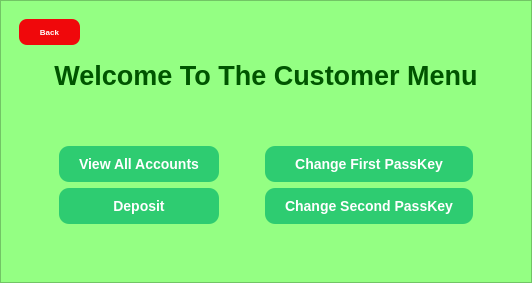
      <widget class="QWidget" name="page_1">
       <layout class="QGridLayout" name="gridLayout_6">
        <property name="leftMargin">
         <number>0</number>
        </property>
        <property name="topMargin">
         <number>0</number>
        </property>
        <property name="rightMargin">
         <number>0</number>
        </property>
        <property name="bottomMargin">
         <number>0</number>
        </property>
        <item row="0" column="0">
         <widget class="QFrame" name="frame_4">
          <property name="styleSheet">
           <string notr="true">background-color: rgb(148, 255, 131);</string>
          </property>
          <property name="frameShape">
           <enum>QFrame::Shape::StyledPanel</enum>
          </property>
          <property name="frameShadow">
           <enum>QFrame::Shadow::Raised</enum>
          </property>
          <layout class="QVBoxLayout" name="verticalLayout_4">
           <item>
            <widget class="QWidget" name="widget_10" native="true">
             <layout class="QHBoxLayout" name="horizontalLayout_8">
              <item>
               <widget class="QPushButton" name="backBtn_3">
                <property name="cursor">
                 <cursorShape>PointingHandCursor</cursorShape>
                </property>
                <property name="styleSheet">
                 <string notr="true">QPushButton {
    
	background-color: rgb(240, 8, 11);
    color: white;
    border: none;
    border-radius: 8px;
    padding: 8px 20px;
    font-size: 8px;
	
    font-weight: bold;
}

QPushButton:hover {
    background-color: rgb(220, 8, 11);
}

QPushButton:pressed {
    background-color: rgb(250, 8, 11);
}
</string>
                </property>
                <property name="text">
                 <string>Back</string>
                </property>
               </widget>
              </item>
              <item>
               <spacer name="horizontalSpacer_22">
                <property name="orientation">
                 <enum>Qt::Orientation::Horizontal</enum>
                </property>
                <property name="sizeHint" stdset="0">
                 <size>
                  <width>40</width>
                  <height>20</height>
                 </size>
                </property>
               </spacer>
              </item>
             </layout>
            </widget>
           </item>
           <item>
            <widget class="QLabel" name="label">
             <property name="styleSheet">
              <string notr="true">font-size: 20pt;
font-weight: bold;

color: rgb(0, 85, 0);</string>
             </property>
             <property name="text">
              <string>Welcome To The Customer Menu</string>
             </property>
             <property name="alignment">
              <set>Qt::AlignmentFlag::AlignHCenter|Qt::AlignmentFlag::AlignTop</set>
             </property>
            </widget>
           </item>
           <item>
            <spacer name="verticalSpacer_9">
             <property name="orientation">
              <enum>Qt::Orientation::Vertical</enum>
             </property>
             <property name="sizeHint" stdset="0">
              <size>
               <width>20</width>
               <height>40</height>
              </size>
             </property>
            </spacer>
           </item>
           <item>
            <widget class="QWidget" name="widget_9" native="true">
             <layout class="QGridLayout" name="gridLayout_7">
              <item row="0" column="1">
               <widget class="QPushButton" name="viewAccountsBtn">
                <property name="cursor">
                 <cursorShape>PointingHandCursor</cursorShape>
                </property>
                <property name="styleSheet">
                 <string notr="true">QPushButton {
    background-color: #2ecc71;       /* Green with good contrast */
    color: white;                    /* Visible text */
    border: none;
    padding: 10px 20px;
    border-radius: 10px;
    font-size: 14px;
    font-weight: bold;
}

QPushButton:hover {
    background-color: #27ae60;       /* Darker green on hover */
}

QPushButton:pressed {
    background-color: #1e8449;       /* Even darker on press */
}
</string>
                </property>
                <property name="text">
                 <string>View All Accounts</string>
                </property>
               </widget>
              </item>
              <item row="0" column="0">
               <spacer name="horizontalSpacer_17">
                <property name="orientation">
                 <enum>Qt::Orientation::Horizontal</enum>
                </property>
                <property name="sizeHint" stdset="0">
                 <size>
                  <width>40</width>
                  <height>20</height>
                 </size>
                </property>
               </spacer>
              </item>
              <item row="1" column="3">
               <widget class="QPushButton" name="secondPassBtn">
                <property name="cursor">
                 <cursorShape>PointingHandCursor</cursorShape>
                </property>
                <property name="styleSheet">
                 <string notr="true">QPushButton {
    background-color: #2ecc71;       /* Green with good contrast */
    color: white;                    /* Visible text */
    border: none;
    padding: 10px 20px;
    border-radius: 10px;
    font-size: 14px;
    font-weight: bold;
}

QPushButton:hover {
    background-color: #27ae60;       /* Darker green on hover */
}

QPushButton:pressed {
    background-color: #1e8449;       /* Even darker on press */
}
</string>
                </property>
                <property name="text">
                 <string>Change Second PassKey</string>
                </property>
               </widget>
              </item>
              <item row="0" column="3">
               <widget class="QPushButton" name="firstPassBtn">
                <property name="cursor">
                 <cursorShape>PointingHandCursor</cursorShape>
                </property>
                <property name="styleSheet">
                 <string notr="true">QPushButton {
    background-color: #2ecc71;       /* Green with good contrast */
    color: white;                    /* Visible text */
    border: none;
    padding: 10px 20px;
    border-radius: 10px;
    font-size: 14px;
    font-weight: bold;
}

QPushButton:hover {
    background-color: #27ae60;       /* Darker green on hover */
}

QPushButton:pressed {
    background-color: #1e8449;       /* Even darker on press */
}
</string>
                </property>
                <property name="text">
                 <string>Change First PassKey</string>
                </property>
               </widget>
              </item>
              <item row="1" column="1">
               <widget class="QPushButton" name="depositBtn">
                <property name="cursor">
                 <cursorShape>PointingHandCursor</cursorShape>
                </property>
                <property name="styleSheet">
                 <string notr="true">QPushButton {
    background-color: #2ecc71;       /* Green with good contrast */
    color: white;                    /* Visible text */
    border: none;
    padding: 10px 20px;
    border-radius: 10px;
    font-size: 14px;
    font-weight: bold;
}

QPushButton:hover {
    background-color: #27ae60;       /* Darker green on hover */
}

QPushButton:pressed {
    background-color: #1e8449;       /* Even darker on press */
}
</string>
                </property>
                <property name="text">
                 <string>Deposit</string>
                </property>
               </widget>
              </item>
              <item row="0" column="2">
               <spacer name="horizontalSpacer_16">
                <property name="orientation">
                 <enum>Qt::Orientation::Horizontal</enum>
                </property>
                <property name="sizeHint" stdset="0">
                 <size>
                  <width>40</width>
                  <height>20</height>
                 </size>
                </property>
               </spacer>
              </item>
              <item row="0" column="4">
               <spacer name="horizontalSpacer_18">
                <property name="orientation">
                 <enum>Qt::Orientation::Horizontal</enum>
                </property>
                <property name="sizeHint" stdset="0">
                 <size>
                  <width>40</width>
                  <height>20</height>
                 </size>
                </property>
               </spacer>
              </item>
              <item row="1" column="0">
               <spacer name="horizontalSpacer_19">
                <property name="orientation">
                 <enum>Qt::Orientation::Horizontal</enum>
                </property>
                <property name="sizeHint" stdset="0">
                 <size>
                  <width>40</width>
                  <height>20</height>
                 </size>
                </property>
               </spacer>
              </item>
              <item row="1" column="2">
               <spacer name="horizontalSpacer_20">
                <property name="orientation">
                 <enum>Qt::Orientation::Horizontal</enum>
                </property>
                <property name="sizeHint" stdset="0">
                 <size>
                  <width>40</width>
                  <height>20</height>
                 </size>
                </property>
               </spacer>
              </item>
              <item row="1" column="4">
               <spacer name="horizontalSpacer_21">
                <property name="orientation">
                 <enum>Qt::Orientation::Horizontal</enum>
                </property>
                <property name="sizeHint" stdset="0">
                 <size>
                  <width>40</width>
                  <height>20</height>
                 </size>
                </property>
               </spacer>
              </item>
             </layout>
            </widget>
           </item>
           <item>
            <spacer name="verticalSpacer_8">
             <property name="orientation">
              <enum>Qt::Orientation::Vertical</enum>
             </property>
             <property name="sizeHint" stdset="0">
              <size>
               <width>20</width>
               <height>40</height>
              </size>
             </property>
            </spacer>
           </item>
          </layout>
         </widget>
        </item>
       </layout>
      </widget>
